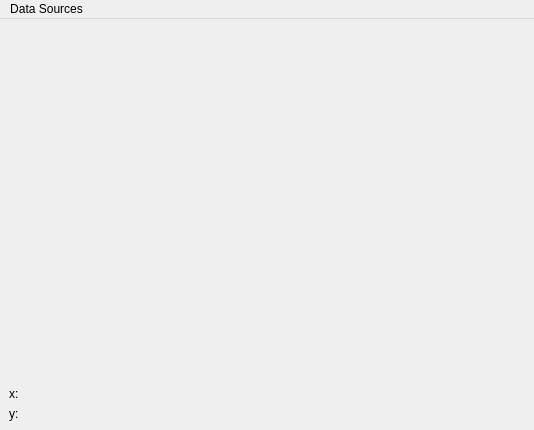
<?xml version="1.0" encoding="UTF-8"?>
<ui version="4.0">
 <class>MainWindow</class>
 <widget class="QMainWindow" name="MainWindow">
  <property name="geometry">
   <rect>
    <x>0</x>
    <y>0</y>
    <width>534</width>
    <height>430</height>
   </rect>
  </property>
  <property name="windowTitle">
   <string>MainWindow</string>
  </property>
  <widget class="QWidget" name="centralwidget">
   <layout class="QVBoxLayout" name="verticalLayout">
    <item>
     <widget class="QWidget" name="plotFrame" native="true">
      <property name="sizePolicy">
       <sizepolicy hsizetype="Preferred" vsizetype="Expanding">
        <horstretch>0</horstretch>
        <verstretch>0</verstretch>
       </sizepolicy>
      </property>
     </widget>
    </item>
    <item>
     <layout class="QHBoxLayout" name="horizontalLayout_4">
      <item>
       <layout class="QVBoxLayout" name="verticalLayout_3">
        <item>
         <layout class="QHBoxLayout" name="horizontalLayout_3">
          <item>
           <widget class="QLabel" name="label_3">
            <property name="text">
             <string>x:</string>
            </property>
           </widget>
          </item>
          <item>
           <widget class="QLabel" name="xLabel">
            <property name="sizePolicy">
             <sizepolicy hsizetype="Expanding" vsizetype="Preferred">
              <horstretch>0</horstretch>
              <verstretch>0</verstretch>
             </sizepolicy>
            </property>
            <property name="text">
             <string/>
            </property>
           </widget>
          </item>
         </layout>
        </item>
        <item>
         <layout class="QHBoxLayout" name="horizontalLayout_2">
          <item>
           <widget class="QLabel" name="label_4">
            <property name="text">
             <string>y:</string>
            </property>
           </widget>
          </item>
          <item>
           <widget class="QLabel" name="yLabel">
            <property name="sizePolicy">
             <sizepolicy hsizetype="Expanding" vsizetype="Preferred">
              <horstretch>0</horstretch>
              <verstretch>0</verstretch>
             </sizepolicy>
            </property>
            <property name="text">
             <string/>
            </property>
           </widget>
          </item>
         </layout>
        </item>
       </layout>
      </item>
      <item>
       <widget class="QLabel" name="logoLabel">
        <property name="text">
         <string/>
        </property>
       </widget>
      </item>
     </layout>
    </item>
   </layout>
  </widget>
  <widget class="QMenuBar" name="menubar">
   <property name="geometry">
    <rect>
     <x>0</x>
     <y>0</y>
     <width>534</width>
     <height>22</height>
    </rect>
   </property>
   <widget class="QMenu" name="menuData_Sources">
    <property name="title">
     <string>Data Sources</string>
    </property>
   </widget>
   <addaction name="menuData_Sources"/>
  </widget>
 </widget>
 <resources/>
 <connections/>
</ui>
